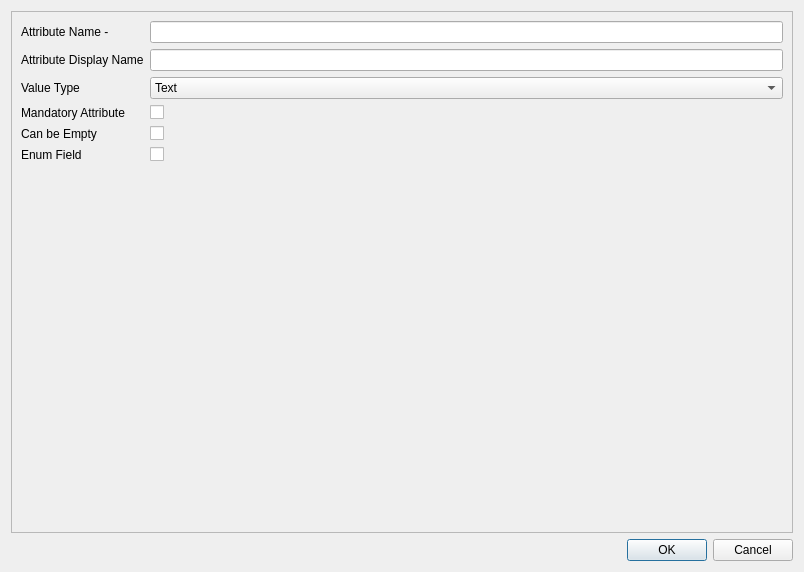
<?xml version="1.0" encoding="UTF-8"?>
<ui version="4.0">
 <class>AddAttributeWindow</class>
 <widget class="QDialog" name="AddAttributeWindow">
  <property name="geometry">
   <rect>
    <x>0</x>
    <y>0</y>
    <width>804</width>
    <height>572</height>
   </rect>
  </property>
  <property name="sizePolicy">
   <sizepolicy hsizetype="Expanding" vsizetype="Expanding">
    <horstretch>0</horstretch>
    <verstretch>0</verstretch>
   </sizepolicy>
  </property>
  <property name="windowTitle">
   <string>Add Attribute</string>
  </property>
  <layout class="QGridLayout" name="gridLayout">
   <item row="1" column="0">
    <widget class="QDialogButtonBox" name="buttonBox">
     <property name="orientation">
      <enum>Qt::Horizontal</enum>
     </property>
     <property name="standardButtons">
      <set>QDialogButtonBox::Cancel|QDialogButtonBox::Ok</set>
     </property>
    </widget>
   </item>
   <item row="0" column="0">
    <widget class="QScrollArea" name="scrollArea">
     <property name="widgetResizable">
      <bool>true</bool>
     </property>
     <widget class="QWidget" name="scrollAreaWidgetContents">
      <property name="geometry">
       <rect>
        <x>0</x>
        <y>0</y>
        <width>784</width>
        <height>525</height>
       </rect>
      </property>
      <layout class="QGridLayout" name="gridLayout_2" rowstretch="1">
       <item row="0" column="0" colspan="2">
        <layout class="QFormLayout" name="formLayout_basic">
         <item row="0" column="0">
          <widget class="QLabel" name="attributeNameLabel">
           <property name="text">
            <string>Attribute Name - </string>
           </property>
          </widget>
         </item>
         <item row="0" column="1">
          <widget class="QLineEdit" name="attributeNameLineEdit"/>
         </item>
         <item row="1" column="0">
          <widget class="QLabel" name="attributeDisplayNameLabel">
           <property name="text">
            <string>Attribute Display Name</string>
           </property>
          </widget>
         </item>
         <item row="1" column="1">
          <widget class="QLineEdit" name="attributeDisplayNameLineEdit"/>
         </item>
         <item row="2" column="0">
          <widget class="QLabel" name="valueTypeLabel">
           <property name="text">
            <string>Value Type</string>
           </property>
          </widget>
         </item>
         <item row="2" column="1">
          <widget class="QComboBox" name="valueTypeComboBox">
           <property name="currentText">
            <string>Text</string>
           </property>
           <property name="currentIndex">
            <number>0</number>
           </property>
           <item>
            <property name="text">
             <string>Text</string>
            </property>
           </item>
           <item>
            <property name="text">
             <string>Integer</string>
            </property>
           </item>
           <item>
            <property name="text">
             <string>Drop Down</string>
            </property>
           </item>
           <item>
            <property name="text">
             <string>Boolean</string>
            </property>
           </item>
          </widget>
         </item>
         <item row="3" column="0">
          <widget class="QLabel" name="mandatoryAttributeLabel">
           <property name="text">
            <string>Mandatory Attribute</string>
           </property>
          </widget>
         </item>
         <item row="3" column="1">
          <widget class="QCheckBox" name="mandatoryAttributeCheckBox"/>
         </item>
         <item row="4" column="0">
          <widget class="QLabel" name="canBeEmptyLabel">
           <property name="text">
            <string>Can be Empty</string>
           </property>
          </widget>
         </item>
         <item row="4" column="1">
          <widget class="QCheckBox" name="canBeEmptyCheckBox"/>
         </item>
         <item row="5" column="0">
          <widget class="QLabel" name="enumFieldLabel">
           <property name="text">
            <string>Enum Field</string>
           </property>
          </widget>
         </item>
         <item row="5" column="1">
          <widget class="QCheckBox" name="enumFieldCheckBox"/>
         </item>
        </layout>
       </item>
      </layout>
     </widget>
    </widget>
   </item>
  </layout>
 </widget>
 <resources/>
 <connections>
  <connection>
   <sender>buttonBox</sender>
   <signal>rejected()</signal>
   <receiver>AddAttributeWindow</receiver>
   <slot>reject()</slot>
   <hints>
    <hint type="sourcelabel">
     <x>343</x>
     <y>562</y>
    </hint>
    <hint type="destinationlabel">
     <x>286</x>
     <y>274</y>
    </hint>
   </hints>
  </connection>
  <connection>
   <sender>buttonBox</sender>
   <signal>accepted()</signal>
   <receiver>AddAttributeWindow</receiver>
   <slot>saveData()</slot>
   <hints>
    <hint type="sourcelabel">
     <x>451</x>
     <y>562</y>
    </hint>
    <hint type="destinationlabel">
     <x>460</x>
     <y>396</y>
    </hint>
   </hints>
  </connection>
 </connections>
 <slots>
  <slot>saveData()</slot>
  <slot>addValue()</slot>
 </slots>
</ui>
